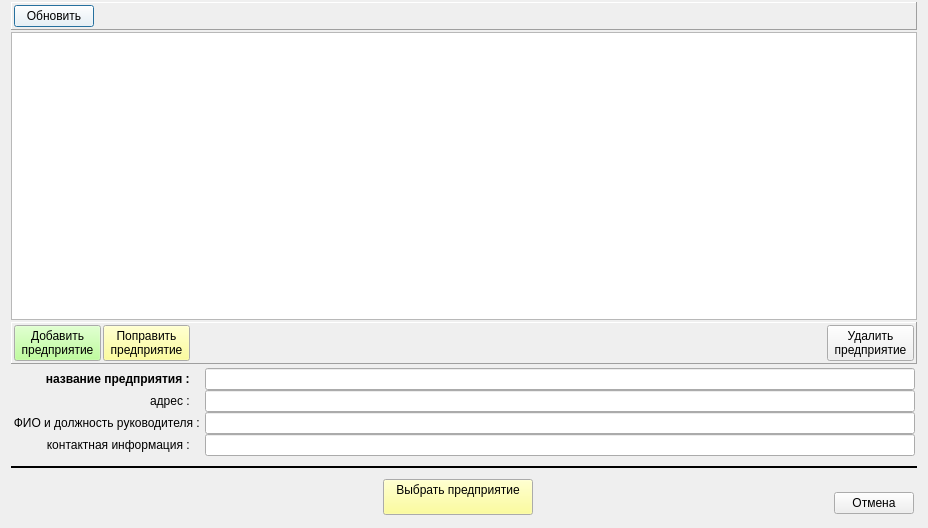
<?xml version="1.0" encoding="UTF-8"?>
<ui version="4.0">
 <class>firms_wnd</class>
 <widget class="QDialog" name="firms_wnd">
  <property name="geometry">
   <rect>
    <x>0</x>
    <y>0</y>
    <width>928</width>
    <height>528</height>
   </rect>
  </property>
  <property name="windowTitle">
   <string>Обслуживаемые предприятия</string>
  </property>
  <layout class="QVBoxLayout" name="verticalLayout" stretch="0,1,0,0,0,0">
   <property name="spacing">
    <number>2</number>
   </property>
   <property name="topMargin">
    <number>2</number>
   </property>
   <item>
    <widget class="QFrame" name="frame">
     <property name="frameShape">
      <enum>QFrame::Panel</enum>
     </property>
     <property name="frameShadow">
      <enum>QFrame::Raised</enum>
     </property>
     <layout class="QHBoxLayout" name="horizontalLayout">
      <property name="spacing">
       <number>2</number>
      </property>
      <property name="leftMargin">
       <number>2</number>
      </property>
      <property name="topMargin">
       <number>2</number>
      </property>
      <property name="rightMargin">
       <number>2</number>
      </property>
      <property name="bottomMargin">
       <number>2</number>
      </property>
      <item>
       <widget class="QPushButton" name="bn_refresh">
        <property name="palette">
         <palette>
          <active>
           <colorrole role="Button">
            <brush brushstyle="SolidPattern">
             <color alpha="255">
              <red>255</red>
              <green>255</green>
              <blue>255</blue>
             </color>
            </brush>
           </colorrole>
          </active>
          <inactive>
           <colorrole role="Button">
            <brush brushstyle="SolidPattern">
             <color alpha="255">
              <red>255</red>
              <green>255</green>
              <blue>255</blue>
             </color>
            </brush>
           </colorrole>
          </inactive>
          <disabled>
           <colorrole role="Button">
            <brush brushstyle="SolidPattern">
             <color alpha="255">
              <red>255</red>
              <green>255</green>
              <blue>255</blue>
             </color>
            </brush>
           </colorrole>
          </disabled>
         </palette>
        </property>
        <property name="text">
         <string>Обновить</string>
        </property>
        <property name="icon">
         <iconset resource="_inko_pol2_res.qrc">
          <normaloff>:/refresh.png</normaloff>:/refresh.png</iconset>
        </property>
       </widget>
      </item>
      <item>
       <spacer name="horizontalSpacer">
        <property name="orientation">
         <enum>Qt::Horizontal</enum>
        </property>
        <property name="sizeHint" stdset="0">
         <size>
          <width>40</width>
          <height>20</height>
         </size>
        </property>
       </spacer>
      </item>
     </layout>
    </widget>
   </item>
   <item>
    <widget class="QTableView" name="tab_firms">
     <property name="selectionMode">
      <enum>QAbstractItemView::SingleSelection</enum>
     </property>
     <property name="selectionBehavior">
      <enum>QAbstractItemView::SelectRows</enum>
     </property>
     <attribute name="verticalHeaderDefaultSectionSize">
      <number>20</number>
     </attribute>
     <attribute name="verticalHeaderMinimumSectionSize">
      <number>20</number>
     </attribute>
    </widget>
   </item>
   <item>
    <widget class="QFrame" name="frame_2">
     <property name="frameShape">
      <enum>QFrame::Panel</enum>
     </property>
     <property name="frameShadow">
      <enum>QFrame::Raised</enum>
     </property>
     <layout class="QHBoxLayout" name="horizontalLayout_2">
      <property name="spacing">
       <number>2</number>
      </property>
      <property name="leftMargin">
       <number>2</number>
      </property>
      <property name="topMargin">
       <number>2</number>
      </property>
      <property name="rightMargin">
       <number>2</number>
      </property>
      <property name="bottomMargin">
       <number>2</number>
      </property>
      <item>
       <widget class="QPushButton" name="bn_add">
        <property name="palette">
         <palette>
          <active>
           <colorrole role="Button">
            <brush brushstyle="SolidPattern">
             <color alpha="255">
              <red>170</red>
              <green>255</green>
              <blue>127</blue>
             </color>
            </brush>
           </colorrole>
          </active>
          <inactive>
           <colorrole role="Button">
            <brush brushstyle="SolidPattern">
             <color alpha="255">
              <red>170</red>
              <green>255</green>
              <blue>127</blue>
             </color>
            </brush>
           </colorrole>
          </inactive>
          <disabled>
           <colorrole role="Button">
            <brush brushstyle="SolidPattern">
             <color alpha="255">
              <red>170</red>
              <green>255</green>
              <blue>127</blue>
             </color>
            </brush>
           </colorrole>
          </disabled>
         </palette>
        </property>
        <property name="text">
         <string>Добавить
 предприятие </string>
        </property>
       </widget>
      </item>
      <item>
       <widget class="QPushButton" name="bn_edit">
        <property name="palette">
         <palette>
          <active>
           <colorrole role="Button">
            <brush brushstyle="SolidPattern">
             <color alpha="255">
              <red>255</red>
              <green>255</green>
              <blue>127</blue>
             </color>
            </brush>
           </colorrole>
          </active>
          <inactive>
           <colorrole role="Button">
            <brush brushstyle="SolidPattern">
             <color alpha="255">
              <red>255</red>
              <green>255</green>
              <blue>127</blue>
             </color>
            </brush>
           </colorrole>
          </inactive>
          <disabled>
           <colorrole role="Button">
            <brush brushstyle="SolidPattern">
             <color alpha="255">
              <red>255</red>
              <green>255</green>
              <blue>127</blue>
             </color>
            </brush>
           </colorrole>
          </disabled>
         </palette>
        </property>
        <property name="text">
         <string>Поправить
 предприятие </string>
        </property>
       </widget>
      </item>
      <item>
       <spacer name="horizontalSpacer_2">
        <property name="orientation">
         <enum>Qt::Horizontal</enum>
        </property>
        <property name="sizeHint" stdset="0">
         <size>
          <width>40</width>
          <height>20</height>
         </size>
        </property>
       </spacer>
      </item>
      <item>
       <widget class="QPushButton" name="bn_delete">
        <property name="text">
         <string>Удалить
 предприятие </string>
        </property>
       </widget>
      </item>
     </layout>
    </widget>
   </item>
   <item>
    <layout class="QFormLayout" name="formLayout">
     <property name="verticalSpacing">
      <number>0</number>
     </property>
     <property name="leftMargin">
      <number>2</number>
     </property>
     <property name="topMargin">
      <number>2</number>
     </property>
     <property name="rightMargin">
      <number>2</number>
     </property>
     <property name="bottomMargin">
      <number>2</number>
     </property>
     <item row="0" column="0">
      <widget class="QLabel" name="label">
       <property name="minimumSize">
        <size>
         <width>180</width>
         <height>0</height>
        </size>
       </property>
       <property name="font">
        <font>
         <weight>75</weight>
         <bold>true</bold>
        </font>
       </property>
       <property name="text">
        <string>название предприятия : </string>
       </property>
       <property name="alignment">
        <set>Qt::AlignRight|Qt::AlignTrailing|Qt::AlignVCenter</set>
       </property>
      </widget>
     </item>
     <item row="3" column="0">
      <widget class="QLabel" name="label_3">
       <property name="minimumSize">
        <size>
         <width>180</width>
         <height>0</height>
        </size>
       </property>
       <property name="text">
        <string>контактная информация : </string>
       </property>
       <property name="alignment">
        <set>Qt::AlignRight|Qt::AlignTrailing|Qt::AlignVCenter</set>
       </property>
      </widget>
     </item>
     <item row="0" column="1">
      <widget class="QLineEdit" name="ln_name">
       <property name="font">
        <font>
         <weight>75</weight>
         <bold>true</bold>
        </font>
       </property>
      </widget>
     </item>
     <item row="1" column="1">
      <widget class="QLineEdit" name="ln_address"/>
     </item>
     <item row="3" column="1">
      <widget class="QLineEdit" name="ln_phones"/>
     </item>
     <item row="2" column="1">
      <widget class="QLineEdit" name="ln_director"/>
     </item>
     <item row="1" column="0">
      <widget class="QLabel" name="label_4">
       <property name="minimumSize">
        <size>
         <width>180</width>
         <height>0</height>
        </size>
       </property>
       <property name="text">
        <string>адрес : </string>
       </property>
       <property name="alignment">
        <set>Qt::AlignRight|Qt::AlignTrailing|Qt::AlignVCenter</set>
       </property>
      </widget>
     </item>
     <item row="2" column="0">
      <widget class="QLabel" name="label_2">
       <property name="minimumSize">
        <size>
         <width>180</width>
         <height>0</height>
        </size>
       </property>
       <property name="text">
        <string>ФИО и должность руководителя : </string>
       </property>
       <property name="alignment">
        <set>Qt::AlignRight|Qt::AlignTrailing|Qt::AlignVCenter</set>
       </property>
      </widget>
     </item>
    </layout>
   </item>
   <item>
    <widget class="Line" name="line">
     <property name="minimumSize">
      <size>
       <width>0</width>
       <height>15</height>
      </size>
     </property>
     <property name="frameShadow">
      <enum>QFrame::Plain</enum>
     </property>
     <property name="lineWidth">
      <number>2</number>
     </property>
     <property name="orientation">
      <enum>Qt::Horizontal</enum>
     </property>
    </widget>
   </item>
   <item>
    <layout class="QHBoxLayout" name="horizontalLayout_4">
     <property name="spacing">
      <number>2</number>
     </property>
     <property name="leftMargin">
      <number>2</number>
     </property>
     <property name="topMargin">
      <number>2</number>
     </property>
     <property name="rightMargin">
      <number>2</number>
     </property>
     <property name="bottomMargin">
      <number>2</number>
     </property>
     <item>
      <widget class="QFrame" name="frame_3">
       <property name="minimumSize">
        <size>
         <width>70</width>
         <height>0</height>
        </size>
       </property>
       <property name="frameShape">
        <enum>QFrame::NoFrame</enum>
       </property>
       <property name="frameShadow">
        <enum>QFrame::Raised</enum>
       </property>
      </widget>
     </item>
     <item>
      <spacer name="horizontalSpacer_3">
       <property name="orientation">
        <enum>Qt::Horizontal</enum>
       </property>
       <property name="sizeHint" stdset="0">
        <size>
         <width>40</width>
         <height>20</height>
        </size>
       </property>
      </spacer>
     </item>
     <item>
      <widget class="QPushButton" name="bn_ok">
       <property name="minimumSize">
        <size>
         <width>150</width>
         <height>0</height>
        </size>
       </property>
       <property name="palette">
        <palette>
         <active>
          <colorrole role="Button">
           <brush brushstyle="SolidPattern">
            <color alpha="255">
             <red>255</red>
             <green>255</green>
             <blue>127</blue>
            </color>
           </brush>
          </colorrole>
         </active>
         <inactive>
          <colorrole role="Button">
           <brush brushstyle="SolidPattern">
            <color alpha="255">
             <red>255</red>
             <green>255</green>
             <blue>127</blue>
            </color>
           </brush>
          </colorrole>
         </inactive>
         <disabled>
          <colorrole role="Button">
           <brush brushstyle="SolidPattern">
            <color alpha="255">
             <red>255</red>
             <green>255</green>
             <blue>127</blue>
            </color>
           </brush>
          </colorrole>
         </disabled>
        </palette>
       </property>
       <property name="text">
        <string>Выбрать предприятие
</string>
       </property>
      </widget>
     </item>
     <item>
      <spacer name="horizontalSpacer_4">
       <property name="orientation">
        <enum>Qt::Horizontal</enum>
       </property>
       <property name="sizeHint" stdset="0">
        <size>
         <width>40</width>
         <height>20</height>
        </size>
       </property>
      </spacer>
     </item>
     <item>
      <layout class="QVBoxLayout" name="verticalLayout_2">
       <property name="spacing">
        <number>1</number>
       </property>
       <property name="leftMargin">
        <number>1</number>
       </property>
       <property name="topMargin">
        <number>1</number>
       </property>
       <property name="rightMargin">
        <number>1</number>
       </property>
       <property name="bottomMargin">
        <number>1</number>
       </property>
       <item>
        <spacer name="verticalSpacer">
         <property name="orientation">
          <enum>Qt::Vertical</enum>
         </property>
         <property name="sizeHint" stdset="0">
          <size>
           <width>5</width>
           <height>5</height>
          </size>
         </property>
        </spacer>
       </item>
       <item>
        <widget class="QPushButton" name="bn_close">
         <property name="text">
          <string>Отмена</string>
         </property>
        </widget>
       </item>
      </layout>
     </item>
    </layout>
   </item>
  </layout>
 </widget>
 <tabstops>
  <tabstop>tab_firms</tabstop>
  <tabstop>bn_refresh</tabstop>
  <tabstop>bn_add</tabstop>
  <tabstop>bn_edit</tabstop>
  <tabstop>bn_delete</tabstop>
  <tabstop>ln_name</tabstop>
  <tabstop>ln_address</tabstop>
  <tabstop>ln_director</tabstop>
  <tabstop>ln_phones</tabstop>
  <tabstop>bn_ok</tabstop>
  <tabstop>bn_close</tabstop>
 </tabstops>
 <resources>
  <include location="_inko_pol2_res.qrc"/>
 </resources>
 <connections/>
</ui>
